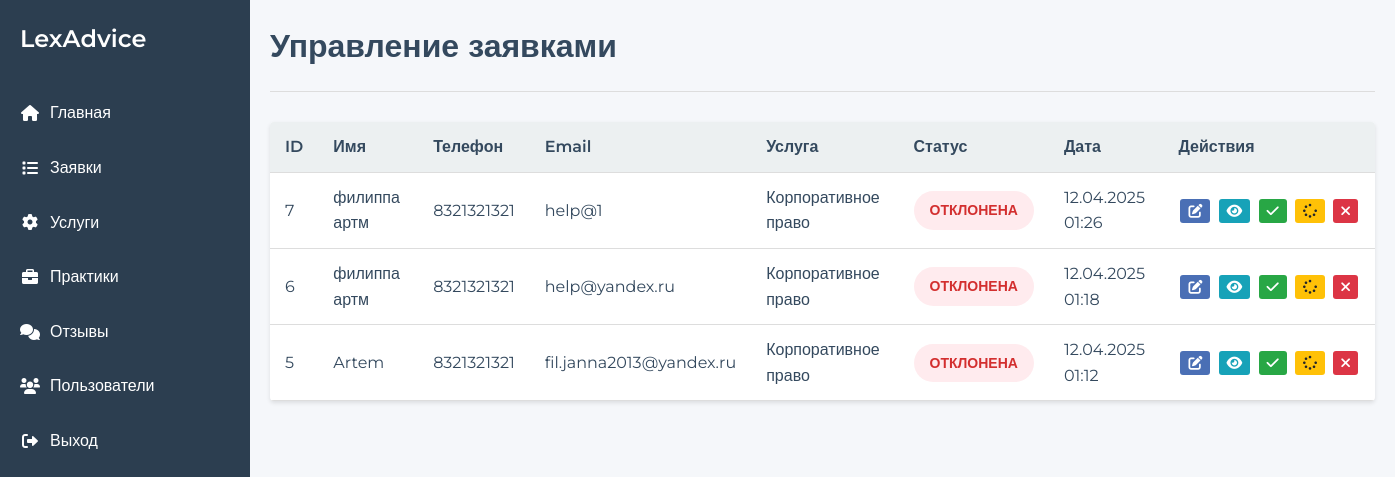
Page /admin/applications.php (signed in) on the committed database.
### tables this page shows
CREATE TABLE `applications` (
  `id` int(11) NOT NULL,
  `name` varchar(100) NOT NULL,
  `email` varchar(100) NOT NULL,
  `phone` varchar(20) NOT NULL,
  `service_id` int(11) DEFAULT NULL,
  `message` text DEFAULT NULL,
  `status` enum('new','in_progress','completed','rejected') NOT NULL DEFAULT 'new',
  `comment` text DEFAULT NULL,
  `created_at` timestamp NULL DEFAULT current_timestamp()
);

CREATE TABLE `services` (
  `id` int(11) NOT NULL,
  `title` varchar(100) NOT NULL,
  `description` text DEFAULT NULL,
  `price` decimal(10,2) NOT NULL,
  `created_at` timestamp NULL DEFAULT current_timestamp()
);

### admin/applications.php (the view, shortened to what this page needs)
<?php
include '../components/core.php';
$result = $mysqli->query("
    SELECT a.*, s.title as service_title
    FROM applications a
    LEFT JOIN services s ON a.service_id = s.id
    ORDER BY a.created_at DESC
");
$applications = $result->fetch_all(MYSQLI_ASSOC);
?>
<!DOCTYPE html>
<html lang="ru">
<head>
    <link rel="stylesheet" href="https://cdnjs.cloudflare.com/ajax/libs/font-awesome/6.0.0/css/all.min.css">
    <link rel="stylesheet" href="../css/admin.css">
</head>
<body>
    <div class="admin-container">
        <div class="sidebar">
            <div class="sidebar-header">
                <h2>LexAdvice</h2>
            </div>
            <ul class="sidebar-menu">
                <li><a href="index.php"><i class="fas fa-home"></i> Главная</a></li>
                <li><a href="applications.php"><i class="fas fa-list"></i> Заявки</a></li>
                <li><a href="services.php"><i class="fas fa-cog"></i> Услуги</a></li>
                <li><a href="practices.php"><i class="fas fa-briefcase"></i> Практики</a></li>
                <li><a href="testimonials.php"><i class="fas fa-comments"></i> Отзывы</a></li>
                <li><a href="users.php"><i class="fas fa-users"></i> Пользователи</a></li>
                <li><a href="logout.php"><i class="fas fa-sign-out-alt"></i> Выход</a></li>
            </ul>
        </div>
        <div class="main-content">
            <div class="header">
                <h1>Управление заявками</h1>
            </div>
            <div class="applications-table">
                <table>
                    <thead>
                        <tr>
                            <th>ID</th>
                            <th>Имя</th>
                            <th>Телефон</th>
                            <th>Email</th>
                            <th>Услуга</th>
                            <th>Статус</th>
                            <th>Дата</th>
                            <th>Действия</th>
                        </tr>
                    </thead>
                    <tbody>
                        <?php foreach ($applications as $app): ?>
                        <tr>
                            <td><?php echo $app['id']; ?></td>
                            <td><?php echo htmlspecialchars($app['name']); ?></td>
                            <td><?php echo htmlspecialchars($app['phone']); ?></td>
                            <td><?php echo htmlspecialchars($app['email']); ?></td>
                            <td><?php echo htmlspecialchars($app['service_title'] ?? 'Не указана'); ?></td>
                            <td>
                                <span class="status-badge status-<?php echo $app['status']; ?>">
                                    <?php
                                    $status_labels = [
                                        'new' => 'Новая',
                                        'in_progress' => 'В работе',
                                        'completed' => 'Завершена',
                                        'rejected' => 'Отклонена'
                                    ];
                                    echo $status_labels[$app['status']] ?? 'Новая';
                                    ?>
                                </span>
                            </td>
                            <td><?php echo date('d.m.Y H:i', strtotime($app['created_at'])); ?></td>
                            <td class="actions-cell">
                                <a href="edit_application.php?id=<?php echo $app['id']; ?>" class="btn btn-sm btn-primary" title="Редактировать">
                                    <i class="fas fa-edit"></i>
                                </a>
                                <a href="view_application.php?id=<?php echo $app['id']; ?>" class="btn btn-sm btn-info" title="Просмотреть">
                                    <i class="fas fa-eye"></i>
                                </a>
                                <button class="btn btn-sm btn-success" title="Отметить как завершенную" onclick="updateStatus(<?php echo $app['id']; ?>, 'completed')">
                                    <i class="fas fa-check"></i>
                                </button>
                                <button class="btn btn-sm btn-warning" title="Взять в работу" onclick="updateStatus(<?php echo $app['id']; ?>, 'in_progress')">
                                    <i class="fas fa-spinner"></i>
                                </button>
                                <button class="btn btn-sm btn-danger" title="Отклонить" onclick="updateStatus(<?php echo $app['id']; ?>, 'rejected')">
                                    <i class="fas fa-times"></i>
                                </button>
                            </td>
                        </tr>
                        <?php endforeach; ?>
                    </tbody>
                </table>
            </div>
        </div>
    </div>
</body>
</html>

### css/admin.css (style rules this page uses)
:root { --primary-color: #3498db; --secondary-color: #2c3e50; --success-color: #2ecc71; --danger-color: #e74c3c; --warning-color: #f1c40f; --light-color: #ecf0f1; --dark-color: #34495e; --border-color: #ddd; --shadow-color: rgba(0, 0, 0, 0.1); }
a { text-decoration: none; color: inherit; }
* { margin: 0; padding: 0; box-sizing: border-box; }
body { font-family: 'Montserrat', sans-serif; background-color: #f5f7fa; color: var(--dark-color); line-height: 1.6; }
.admin-container { display: flex; min-height: 100vh; }
.sidebar { width: 250px; background-color: var(--secondary-color); color: white; padding: 20px 0; position: fixed; height: 100vh; overflow-y: auto; }
.sidebar-header { padding: 0 20px; margin-bottom: 30px; }
.sidebar-header h2 { font-size: 1.5rem; font-weight: 600; }
.sidebar-menu { list-style: none; }
.sidebar-menu li { margin-bottom: 5px; }
.sidebar-menu a { display: flex; align-items: center; padding: 12px 20px; color: white; text-decoration: none; transition: background-color 0.3s; }
.sidebar-menu i { margin-right: 10px; width: 20px; text-align: center; }
.main-content { flex: 1; margin-left: 250px; padding: 20px; }
.header { display: flex; justify-content: space-between; align-items: center; margin-bottom: 30px; padding-bottom: 20px; border-bottom: 1px solid var(--border-color); }
table { width: 100%; border-collapse: collapse; background-color: white; box-shadow: 0 2px 4px var(--shadow-color); border-radius: 4px; overflow: hidden; }
th, td { padding: 12px 15px; text-align: left; border-bottom: 1px solid var(--border-color); }
th { background-color: var(--light-color); font-weight: 600; }
.status-badge, .role-badge { display: inline-block; padding: 5px 10px; border-radius: 4px; font-size: 12px; font-weight: 500; }
.status-rejected { background-color: var(--danger-color); color: white; }
.btn-sm { padding: 5px 10px; font-size: 12px; }
.status-badge { display: inline-block; padding: 8px 16px; border-radius: 20px; font-size: 14px; font-weight: 600; text-transform: uppercase; }
.status-rejected { background-color: #ffebee; color: #d32f2f; }
.btn { display: inline-flex; align-items: center; gap: 8px; padding: 10px 20px; border-radius: 8px; font-size: 14px; font-weight: 600; cursor: pointer; transition: all 0.2s; border: none; }
.btn-primary { background: #4a6fb5; color: white; }
.actions-cell { white-space: nowrap; }
.btn-sm { margin: 0 2px; padding: 5px 8px; border-radius: 3px; cursor: pointer; border: none; display: inline-flex; align-items: center; justify-content: center; transition: all 0.2s; }
.btn-primary { background-color: #4a6fb5; }
.btn-primary { background-color: #4a6fb5; color: white; }
.btn-info { background-color: #17a2b8; color: white; }
.btn-success { background-color: #28a745; color: white; }
.btn-warning { background-color: #ffc107; color: #212529; }
.btn-danger { background-color: #dc3545; color: white; }

### rows in the picture
applications: id "7", name "филиппа артм", phone "8321321321", email "help@1", service.title "Корпоративное право", status "ОТКЛОНЕНА", created_at "12.04.2025 01:26"
applications: id "6", name "филиппа артм", phone "8321321321", email "help@yandex.ru", service.title "Корпоративное право", status "ОТКЛОНЕНА", created_at "12.04.2025 01:18"
applications: id "5", name "Artem", phone "8321321321", email "fil.janna2013@yandex.ru", service.title "Корпоративное право", status "ОТКЛОНЕНА", created_at "12.04.2025 01:12"
